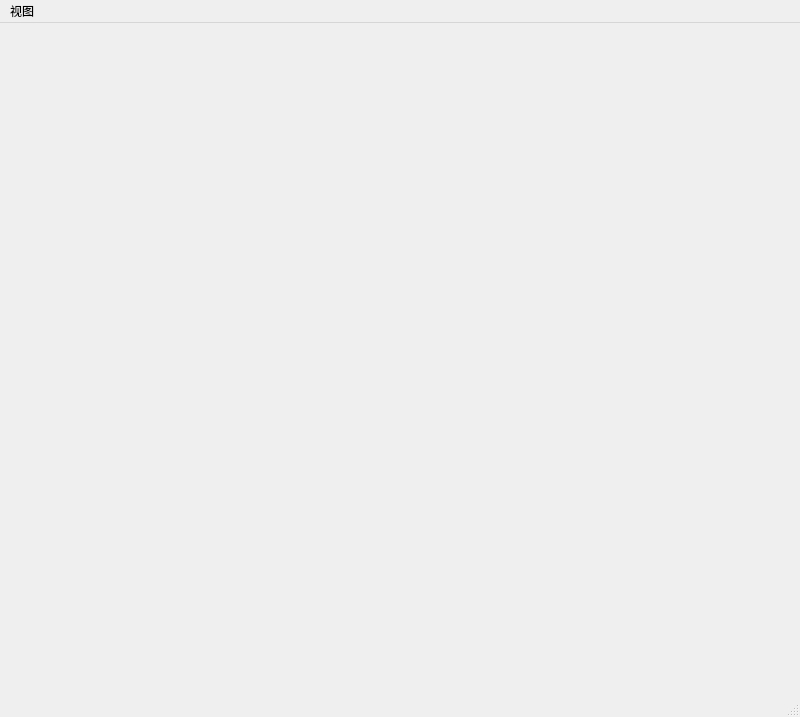
<?xml version="1.0" encoding="UTF-8"?>
<ui version="4.0">
 <class>MainWindow</class>
 <widget class="QMainWindow" name="MainWindow">
  <property name="geometry">
   <rect>
    <x>0</x>
    <y>0</y>
    <width>800</width>
    <height>717</height>
   </rect>
  </property>
  <property name="windowTitle">
   <string>MainWindow</string>
  </property>
  <widget class="QWidget" name="centralwidget">
   <widget class="QWidget" name="verticalLayoutWidget">
    <property name="geometry">
     <rect>
      <x>140</x>
      <y>130</y>
      <width>160</width>
      <height>80</height>
     </rect>
    </property>
    <layout class="QVBoxLayout" name="verticalLayout"/>
   </widget>
  </widget>
  <widget class="QMenuBar" name="menubar">
   <property name="geometry">
    <rect>
     <x>0</x>
     <y>0</y>
     <width>800</width>
     <height>28</height>
    </rect>
   </property>
   <widget class="QMenu" name="menuLabel">
    <property name="title">
     <string>视图</string>
    </property>
    <addaction name="separator"/>
    <addaction name="action_2"/>
    <addaction name="actionB"/>
   </widget>
   <addaction name="menuLabel"/>
  </widget>
  <widget class="QStatusBar" name="statusbar"/>
  <action name="action_2">
   <property name="text">
    <string>黑色风格</string>
   </property>
  </action>
  <action name="actionB">
   <property name="text">
    <string>白色风格</string>
   </property>
  </action>
 </widget>
 <resources/>
 <connections/>
</ui>
